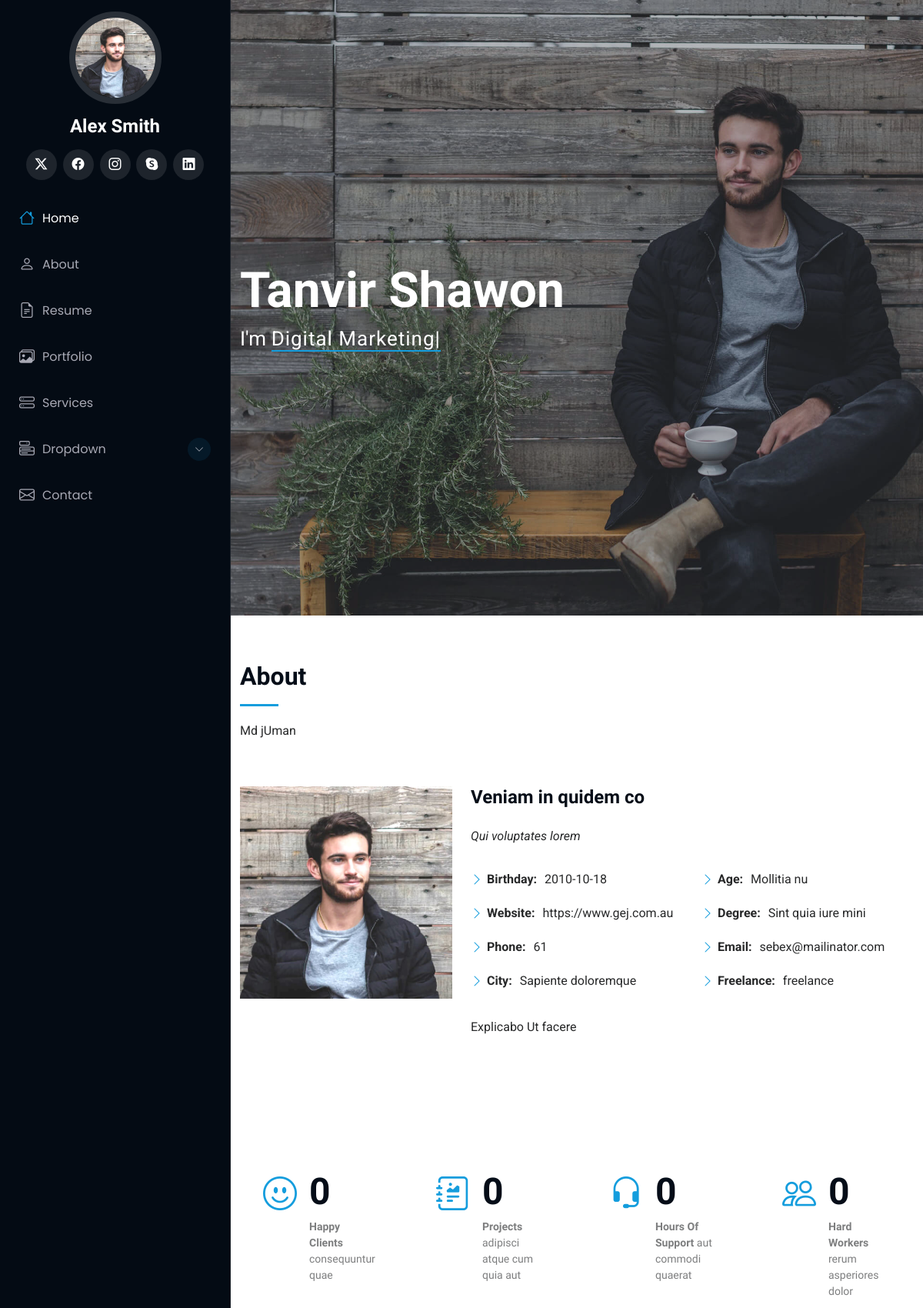
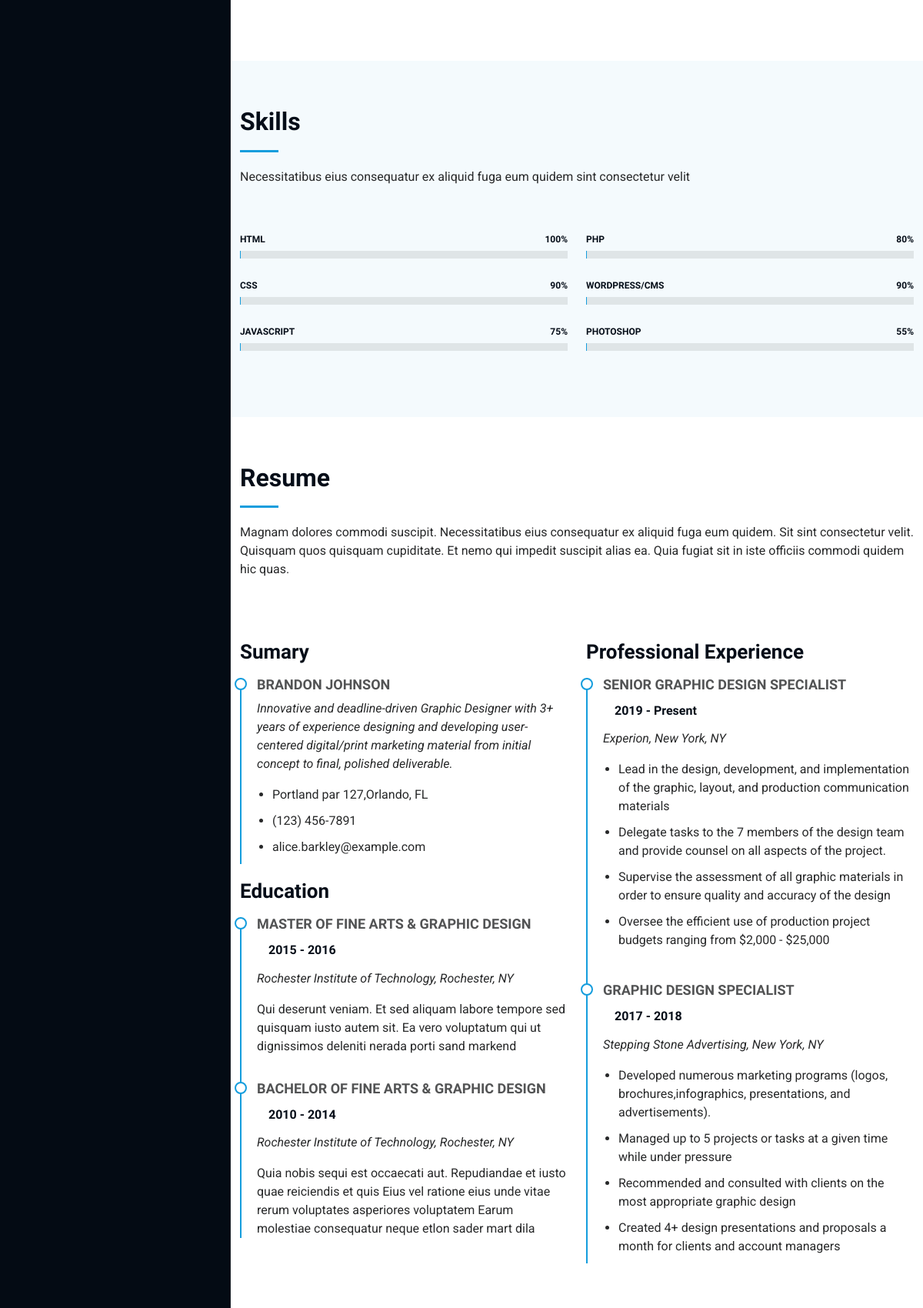
The page / (upper part) on the database its author committed (2 pictures, top to bottom).
### tables this page shows
CREATE TABLE `banner` (
  `id` int(11) NOT NULL,
  `name` varchar(255) NOT NULL,
  `skills` varchar(255) NOT NULL
);

CREATE TABLE `about` (
  `id` int(11) NOT NULL,
  `aboutme` varchar(455) DEFAULT NULL,
  `img` varchar(11) DEFAULT NULL,
  `stitle` varchar(255) DEFAULT NULL,
  `sdesc` varchar(455) DEFAULT NULL,
  `birth_date` date DEFAULT NULL,
  `age` varchar(11) DEFAULT NULL,
  `website` varchar(25) DEFAULT NULL,
  `degree` varchar(25) DEFAULT NULL,
  `phone` varchar(11) DEFAULT NULL,
  `email` varchar(255) DEFAULT NULL,
  `city` varchar(255) DEFAULT NULL,
  `freelance` varchar(255) DEFAULT NULL,
  `bdesc` varchar(255) DEFAULT NULL
);

### index.php (the view, shortened to what this page needs)
<?php
include_once "./include/header.php";
include './database/db.php';
$banner_query = "SELECT * FROM banner WHERE id='1'";
$banner_result = mysqli_query($conn, $banner_query);
$banner_res = mysqli_fetch_assoc($banner_result);
$about_query = "SELECT * FROM about WHERE id='1'";
$about_result = mysqli_query($conn, $about_query);
$about_res= mysqli_fetch_assoc( $about_result );
?>
  <main class="main">
    <section id="hero" class="hero section dark-background">
      <img src="assets/img/hero-bg.jpg" alt="" data-aos="fade-in" class="">
      <div class="container" data-aos="fade-up" data-aos-delay="100">
        <h2><?= $banner_res['name'] ?></h2>
        <p>I'm <span class="typed" data-typed-items="<?= $banner_res['skills'] ?>"></span><span class="typed-cursor typed-cursor--blink" aria-hidden="true"></span><span class="typed-cursor typed-cursor--blink" aria-hidden="true"></span></p>
      </div>
    </section>
    <section id="about" class="about section">
      <div class="container section-title" data-aos="fade-up">
        <h2>About</h2>
        <p><?= $about_res['aboutme'] ?></p>
      </div>
      <div class="container" data-aos="fade-up" data-aos-delay="100">
        <div class="row gy-4 justify-content-center">
          <div class="col-lg-4">
            <img src="assets/img/my-profile-img.jpg" class="img-fluid" alt="">
          </div>
          <div class="col-lg-8 content">
            <h2><?= $about_res['stitle'] ?></h2>
            <p class="fst-italic py-3">
            <?= $about_res['sdesc'] ?>
            </p>
            <div class="row">
              <div class="col-lg-6">
                <ul>
                  <li><i class="bi bi-chevron-right"></i> <strong>Birthday:</strong> <span><?= $about_res['birth_date'] ?></span></li>
                  <li><i class="bi bi-chevron-right"></i> <strong>Website:</strong> <span><?= $about_res['website'] ?></span></li>
                  <li><i class="bi bi-chevron-right"></i> <strong>Phone:</strong> <span><?= $about_res['phone'] ?></span></li>
                  <li><i class="bi bi-chevron-right"></i> <strong>City:</strong> <span><?= $about_res['city'] ?></span></li>
                </ul>
              </div>
              <div class="col-lg-6">
                <ul>
                  <li><i class="bi bi-chevron-right"></i> <strong>Age:</strong> <span><?= $about_res['age'] ?></span></li>
                  <li><i class="bi bi-chevron-right"></i> <strong>Degree:</strong> <span><?= $about_res['degree'] ?></span></li>
                  <li><i class="bi bi-chevron-right"></i> <strong>Email:</strong> <span><?= $about_res['email'] ?></span></li>
                  <li><i class="bi bi-chevron-right"></i> <strong>Freelance:</strong> <span><?= $about_res['freelance'] ?></span></li>
                </ul>
              </div>
            </div>
            <p class="py-3">
            <?= $about_res['bdesc'] ?>
            </p>
          </div>
        </div>
      </div>
    </section>
    <section id="stats" class="stats section">
      <div class="container" data-aos="fade-up" data-aos-delay="100">
        <div class="row gy-4">
          <div class="col-lg-3 col-md-6">
            <div class="stats-item">
              <i class="bi bi-emoji-smile"></i>
              <span data-purecounter-start="0" data-purecounter-end="232" data-purecounter-duration="1" class="purecounter"></span>
              <p><strong>Happy Clients</strong> <span>consequuntur quae</span></p>
            </div>
          </div>
          <div class="col-lg-3 col-md-6">
            <div class="stats-item">
              <i class="bi bi-journal-richtext"></i>
              <span data-purecounter-start="0" data-purecounter-end="521" data-purecounter-duration="1" class="purecounter"></span>
              <p><strong>Projects</strong> <span>adipisci atque cum quia aut</span></p>
            </div>
          </div>
          <div class="col-lg-3 col-md-6">
            <div class="stats-item">
              <i class="bi bi-headset"></i>
              <span data-purecounter-start="0" data-purecounter-end="1453" data-purecounter-duration="1" class="purecounter"></span>
              <p><strong>Hours Of Support</strong> <span>aut commodi quaerat</span></p>
            </div>
          </div>
          <div class="col-lg-3 col-md-6">
            <div class="stats-item">
              <i class="bi bi-people"></i>
              <span data-purecounter-start="0" data-purecounter-end="32" data-purecounter-duration="1" class="purecounter"></span>
              <p><strong>Hard Workers</strong> <span>rerum asperiores dolor</span></p>
            </div>
          </div>
        </div>
      </div>
    </section>
    <section id="skills" class="skills section light-background">
      <div class="container section-title" data-aos="fade-up">
        <h2>Skills</h2>
        <p>Necessitatibus eius consequatur ex aliquid fuga eum quidem sint consectetur velit</p>
      </div>
      <div class="container" data-aos="fade-up" data-aos-delay="100">
        <div class="row skills-content skills-animation">
          <div class="col-lg-6">
            <div class="progress">
              <span class="skill"><span>HTML</span> <i class="val">100%</i></span>
              <div class="progress-bar-wrap">
              </div>
            </div>
            <div class="progress">
              <span class="skill"><span>CSS</span> <i class="val">90%</i></span>
              <div class="progress-bar-wrap">
              </div>
            </div>
            <div class="progress">
              <span class="skill"><span>JavaScript</span> <i class="val">75%</i></span>
              <div class="progress-bar-wrap">
              </div>
            </div>
          </div>
          <div class="col-lg-6">
            <div class="progress">
              <span class="skill"><span>PHP</span> <i class="val">80%</i></span>
              <div class="progress-bar-wrap">
              </div>
            </div>
            <div class="progress">
              <span class="skill"><span>WordPress/CMS</span> <i class="val">90%</i></span>
              <div class="progress-bar-wrap">
              </div>
            </div>
            <div class="progress">
              <span class="skill"><span>Photoshop</span> <i class="val">55%</i></span>
              <div class="progress-bar-wrap">
              </div>
            </div>
          </div>
        </div>
      </div>
    </section>
    <section id="resume" class="resume section">
      <div class="container section-title" data-aos="fade-up">
        <h2>Resume</h2>
        <p>Magnam dolores commodi suscipit. Necessitatibus eius consequatur ex aliquid fuga eum quidem. Sit sint consectetur velit. Quisquam quos quisquam cupiditate. Et nemo qui impedit suscipit alias ea. Quia fugiat sit in iste officiis commodi quidem hic quas.</p>
      </div>
      <div class="container">
        <div class="row">
          <div class="col-lg-6" data-aos="fade-up" data-aos-delay="100">
            <h3 class="resume-title">Sumary</h3>
            <div class="resume-item pb-0">
              <h4>Brandon Johnson</h4>
              <p><em>Innovative and deadline-driven Graphic Designer with 3+ years of experience designing and developing user-centered digital/print marketing material from initial concept to final, polished deliverable.</em></p>
              <ul>
                <li>Portland par 127,Orlando, FL</li>
                <li>(123) 456-7891</li>
                <li>alice.barkley@example.com</li>
              </ul>
            </div>
            <h3 class="resume-title">Education</h3>
            <div class="resume-item">
              <h4>Master of Fine Arts &amp; Graphic Design</h4>
              <h5>2015 - 2016</h5>
              <p><em>Rochester Institute of Technology, Rochester, NY</em></p>
              <p>Qui deserunt veniam. Et sed aliquam labore tempore sed quisquam iusto autem sit. Ea vero voluptatum qui ut dignissimos deleniti nerada porti sand markend</p>
            </div>
            <div class="resume-item">
              <h4>Bachelor of Fine Arts &amp; Graphic Design</h4>
              <h5>2010 - 2014</h5>
              <p><em>Rochester Institute of Technology, Rochester, NY</em></p>
              <p>Quia nobis sequi est occaecati aut. Repudiandae et iusto quae reiciendis et quis Eius vel ratione eius unde vitae rerum voluptates asperiores voluptatem Earum molestiae consequatur neque etlon sader mart dila</p>
            </div>
          </div>
          <div class="col-lg-6" data-aos="fade-up" data-aos-delay="200">
            <h3 class="resume-title">Professional Experience</h3>
            <div class="resume-item">
              <h4>Senior graphic design specialist</h4>
              <h5>2019 - Present</h5>
              <p><em>Experion, New York, NY </em></p>
              <ul>
                <li>Lead in the design, development, and implementation of the graphic, layout, and production communication materials</li>
                <li>Delegate tasks to the 7 members of the design team and provide counsel on all aspects of the project. </li>
                <li>Supervise the assessment of all graphic materials in order to ensure quality and accuracy of the design</li>
                <li>Oversee the efficient use of production project budgets ranging from $2,000 - $25,000</li>
              </ul>
            </div>
            <div class="resume-item">
              <h4>Graphic design specialist</h4>
              <h5>2017 - 2018</h5>
              <p><em>Stepping Stone Advertising, New York, NY</em></p>
              <ul>
                <li>Developed numerous marketing programs (logos, brochures,infographics, presentations, and advertisements).</li>
                <li>Managed up to 5 projects or tasks at a given time while under pressure</li>
                <li>Recommended and consulted with clients on the most appropriate graphic design</li>
                <li>Created 4+ design presentations and proposals a month for clients and account managers</li>
              </ul>
            </div>
          </div>
        </div>
      </div>
    </section>
  </main>
<?php
 include_once "./include/footer.php";
?>

### rows shown on the page
banner: name "Tanvir Shawon"
about: aboutme "Md jUman", stitle "Veniam in quidem co", sdesc "Qui voluptates lorem", birth_date "2010-10-18", website "https://www.gej.com.au", phone "61", city "Sapiente doloremque", age "Mollitia nu", degree "Sint quia iure mini", email "sebex@mailinator.com", freelance "freelance", bdesc "Explicabo Ut facere"
